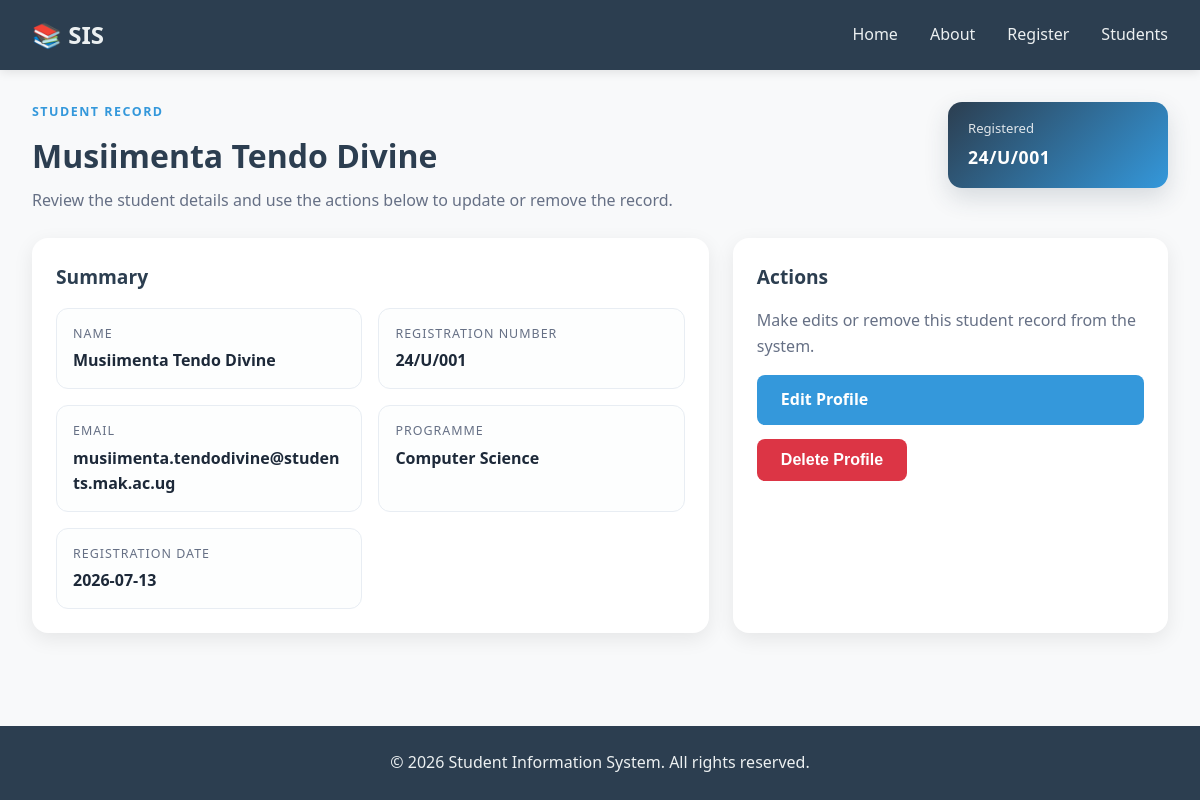
/students/Musiimenta Tendo Divine, run on the app's committed database.
### models.py (models this page shows, shortened)
class Student(db.Model):
    __tablename__ = 'students'
    id = db.Column(db.Integer, primary_key=True)
    student_name = db.Column(db.String(100), nullable=False)
    registration_number = db.Column(db.String(50), unique=True, nullable=False)
    email = db.Column(db.String(100), unique=True, nullable=False)
    programme = db.Column(db.String(100), nullable=False)
    registration_date = db.Column(db.DateTime, default=datetime.utcnow)
    is_active = db.Column(db.Boolean, default=True)

### app.py (the view)
@app.route('/students/<string:student_name>')
def student_profile(student_name):
    student = Student.query.filter_by(student_name=student_name).first_or_404()
    return render_template('student_profile.html', student=student)

### templates/student_profile.html (shortened to what this page needs)
{% extends "base.html" %}
{% block content %}
    <section class="student-profile-page">
        <div class="page-header profile-header">
            <div>
                <p class="eyebrow">Student record</p>
                <h2>{{ student.student_name }}</h2>
                <p class="page-subtitle">Review the student details and use the actions below to update or remove the record.</p>
            </div>
            <div class="header-badge">
                <span>Registered</span>
                <strong>{{ student.registration_number }}</strong>
            </div>
        </div>
        {% if student %}
            <div class="profile-layout">
                <div class="profile-card profile-summary-card">
                    <h3>Summary</h3>
                    <div class="summary-grid">
                        <div class="summary-item">
                            <span class="summary-label">Name</span>
                            <span class="summary-value">{{ student.student_name }}</span>
                        </div>
                        <div class="summary-item">
                            <span class="summary-label">Registration Number</span>
                            <span class="summary-value">{{ student.registration_number }}</span>
                        </div>
                        <div class="summary-item">
                            <span class="summary-label">Email</span>
                            <span class="summary-value">{{ student.email }}</span>
                        </div>
                        <div class="summary-item">
                            <span class="summary-label">Programme</span>
                            <span class="summary-value">{{ student.programme }}</span>
                        </div>
                        <div class="summary-item">
                            <span class="summary-label">Registration Date</span>
                            <span class="summary-value">{{ student.registration_date.strftime('%Y-%m-%d') }}</span>
                        </div>
                    </div>
                </div>
                <aside class="profile-card profile-actions-card">
                    <h3>Actions</h3>
                    <p class="card-note">Make edits or remove this student record from the system.</p>
                    <div class="profile-actions">
                        <a href="{{ url_for('edit_student', student_name=student.student_name) }}" class="btn btn-primary">Edit Profile</a>
                        <form action="{{ url_for('delete_student', student_name=student.student_name) }}" method="post" class="inline-form">
                            <button type="submit" class="btn btn-danger">Delete Profile</button>
                        </form>
                    </div>
                </aside>
            </div>
        {% else %}
            <div class="profile-card empty-state-card">
                <p>Student not found.</p>
            </div>
        {% endif %}
    </section>
{% endblock %}

### static/style.css (style rules this page uses)
* { margin: 0; padding: 0; box-sizing: border-box; }
body { font-family: 'Segoe UI', Tahoma, Geneva, Verdana, sans-serif; line-height: 1.6; color: #333; background-color: #f8f9fa; min-height: 100vh; display: flex; flex-direction: column; }
.btn { display: inline-block; padding: 0.75rem 1.5rem; border: none; border-radius: 8px; font-size: 1rem; font-weight: 600; cursor: pointer; text-decoration: none; transition: background-color 0.3s ease, transform 0.2s ease; }
.btn-primary { background-color: #3498db; color: white; }
.page-header { display: flex; justify-content: space-between; align-items: flex-start; gap: 1.5rem; margin-bottom: 1.5rem; }
.page-header h2 { font-size: 2rem; color: #2c3e50; margin-bottom: 0.4rem; }
.eyebrow { text-transform: uppercase; letter-spacing: 0.12em; font-size: 0.78rem; font-weight: 700; color: #3498db; margin-bottom: 0.5rem; }
.page-subtitle { color: #667085; max-width: 52rem; }
.header-badge { background: linear-gradient(135deg, #2c3e50, #3498db); color: white; padding: 1rem 1.25rem; border-radius: 14px; min-width: 220px; box-shadow: 0 10px 25px rgba(44, 62, 80, 0.16); }
.header-badge span { display: block; font-size: 0.82rem; opacity: 0.85; margin-bottom: 0.25rem; }
.header-badge strong { display: block; font-size: 1.1rem; letter-spacing: 0.03em; }
.profile-layout, .edit-layout { display: grid; grid-template-columns: minmax(0, 1.4fr) minmax(280px, 0.9fr); gap: 1.5rem; }
.profile-card { background: white; border-radius: 16px; box-shadow: 0 6px 20px rgba(0, 0, 0, 0.08); padding: 1.5rem; }
.profile-card h3 { color: #2c3e50; margin-bottom: 1rem; font-size: 1.2rem; }
.summary-grid { display: grid; grid-template-columns: repeat(2, minmax(0, 1fr)); gap: 1rem; }
.summary-item, .snapshot-item { padding: 0.9rem 1rem; border: 1px solid #e8edf3; border-radius: 12px; background: #fdfefe; }
.summary-label, .snapshot-label { display: block; font-size: 0.78rem; text-transform: uppercase; letter-spacing: 0.08em; color: #667085; margin-bottom: 0.3rem; }
.summary-value, .snapshot-value { display: block; color: #1d2939; font-weight: 600; word-break: break-word; }
.profile-actions { display: flex; flex-direction: column; gap: 0.85rem; margin-top: 1rem; }
.card-note { color: #667085; margin-bottom: 0.5rem; }
.inline-form { display: inline; }
.btn-danger { background-color: #dc3545; color: white; }

### data on the page
Student: student_name "Musiimenta Tendo Divine", registration_number "24/U/001", email "musiimenta.tendodivine@students.mak.ac.ug", programme "Computer Science", registration_date "2026-07-13"
